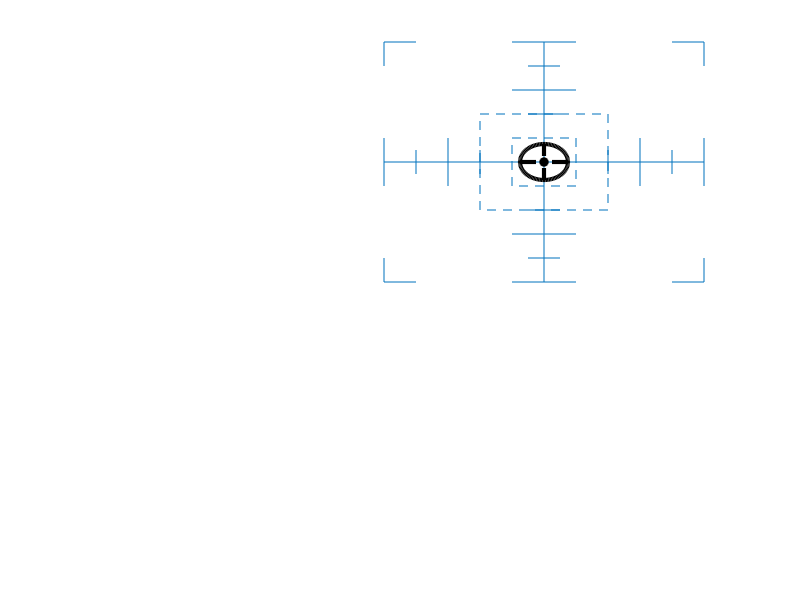

The MATLAB source for this figure: (Note: this script raises an error after producing the figure.)
% function [h_cible,THETA_Force,joy]=Init_TRACK(f)
function Init_TRACK
global MATB_DATA

subplot('Position',[0.48,0.53,0.4,0.4]); 
% set(gca, 'DrawMode','fast'); % 'normal' is the default axes value

ColorBar=[0 0.4470 0.7410];
% Grande Transverse
plot(-10:10,zeros(21,1),'color',ColorBar); hold on
plot(zeros(21,1),-10:10,'color',ColorBar)
% Carre Centrale et Granc carre
% plot([-2 -2 2 2 -2],[-2 2 2 -2 -2],'--','color',[0 0.4470 0.7410])
plot([-1 -1 1 1 -1]*2,[-1 1 1 -1 -1]*2,'--','color',[0 0.4470 0.7410])
plot([-1 -1 1 1 -1]*4,[-1 1 1 -1 -1]*4,'--','color',[0 0.4470 0.7410])

% Petite Barre
plot([-2 2],[10 10],'color',ColorBar)
plot([-2 2],[6 6],'color',ColorBar)
plot([-2 2],[-6 -6],'color',ColorBar)
plot([-2 2],[-10 -10],'color',ColorBar)

plot([-1 1],[8 8],'color',ColorBar)
plot([-1 1],[4 4],'color',ColorBar)
plot([-1 1],[-4 -4],'color',ColorBar)
plot([-1 1],[-8 -8],'color',ColorBar)

plot([10 10],[-2 2],'color',ColorBar)
plot([6 6],[-2 2],'color',ColorBar)
plot([-6 -6],[-2 2],'color',ColorBar)
plot([-10 -10],[-2 2],'color',ColorBar)

plot([8 8],[-1 1],'color',ColorBar)
plot([4 4],[-1 1],'color',ColorBar)
plot([-4 -4],[-1 1],'color',ColorBar)
plot([-8 -8],[-1 1],'color',ColorBar)

plot([-10 -10 -8],[8 10 10],'color',ColorBar)
plot([-10 -10 -8],[-8 -10 -10],'color',ColorBar)
plot([10 10 8],[8 10 10],'color',ColorBar)
plot([10 10 8],[-8 -10 -10],'color',ColorBar)

% set(gcf,'position',[   866   284   728   677])
% grid on
axis off
set(gca,'XLimMode','Manual','YLimMode','Manual')

x=0; y=0;
r=1.5;
th = 0:pi/50:2*pi;
xunit = r * cos(th) + x;
yunit = r * sin(th) + y;
h_cr=plot(xunit, yunit,'k','linewidth',3);
h_cx=plot(x,y,'ok','linewidth',1,'markerfacecolor','k');
h_l1=plot([x x],[y+1.5 y+0.5],'k','linewidth',3);
h_l2=plot([x x],[y-1.5 y-0.5],'k','linewidth',3);
h_l3=plot([x+1.5 x+0.5],[y y],'k','linewidth',3);
h_l4=plot([x-1.5 x-0.5],[y y],'k','linewidth',3);
h_cible=[h_cr,h_cx,h_l1,h_l2,h_l3,h_l4];


% Create joystick variable
ID = 1;
try
    joy=vrjoystick(ID);
catch
    warning('Problem Loading Joystick, be sure 1) its connected and ... 2) that you have the Simulink 3D Animation Toolbox');
    joy=[];
end

if MATB_DATA.Param.Retro
    set( get(gca,'children'), 'linewidth', 5)
    title('TRACKING','fontsize',30,'color',ColorBar,'FontSmoothing','off');
else
    title('TRACKING','fontsize',21,'color',ColorBar);
end

MATB_DATA.TRACK.JoystickID=joy;
MATB_DATA.TRACK.ThetaForce=0;
MATB_DATA.TRACK.handleCible=h_cible;







